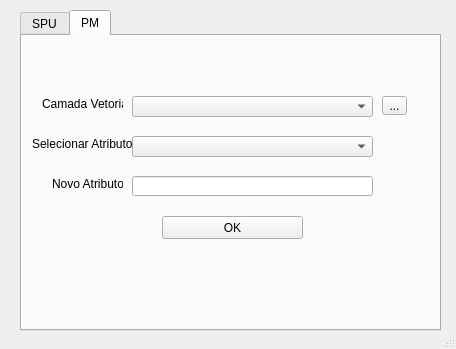
<?xml version="1.0" encoding="UTF-8"?>
<ui version="4.0">
 <class>CodificadorSPUDialogBase</class>
 <widget class="QDialog" name="CodificadorSPUDialogBase">
  <property name="geometry">
   <rect>
    <x>0</x>
    <y>0</y>
    <width>456</width>
    <height>349</height>
   </rect>
  </property>
  <property name="sizePolicy">
   <sizepolicy hsizetype="Preferred" vsizetype="MinimumExpanding">
    <horstretch>0</horstretch>
    <verstretch>0</verstretch>
   </sizepolicy>
  </property>
  <property name="windowTitle">
   <string>CodificadorSPU</string>
  </property>
  <property name="sizeGripEnabled">
   <bool>true</bool>
  </property>
  <property name="modal">
   <bool>true</bool>
  </property>
  <widget class="QTabWidget" name="tabWidget">
   <property name="geometry">
    <rect>
     <x>20</x>
     <y>10</y>
     <width>421</width>
     <height>321</height>
    </rect>
   </property>
   <property name="currentIndex">
    <number>1</number>
   </property>
   <widget class="QWidget" name="tab">
    <attribute name="title">
     <string>SPU</string>
    </attribute>
    <widget class="QLabel" name="label_4">
     <property name="geometry">
      <rect>
       <x>10</x>
       <y>120</y>
       <width>101</width>
       <height>16</height>
      </rect>
     </property>
     <property name="text">
      <string>Selecionar Municipio:</string>
     </property>
    </widget>
    <widget class="QToolButton" name="toolButton">
     <property name="geometry">
      <rect>
       <x>360</x>
       <y>40</y>
       <width>25</width>
       <height>19</height>
      </rect>
     </property>
     <property name="text">
      <string>...</string>
     </property>
    </widget>
    <widget class="QLabel" name="label">
     <property name="geometry">
      <rect>
       <x>20</x>
       <y>40</y>
       <width>81</width>
       <height>16</height>
      </rect>
     </property>
     <property name="text">
      <string>Camada Vetorial:</string>
     </property>
    </widget>
    <widget class="QgsFieldComboBox" name="mFieldComboBox">
     <property name="geometry">
      <rect>
       <x>110</x>
       <y>80</y>
       <width>241</width>
       <height>21</height>
      </rect>
     </property>
    </widget>
    <widget class="QLabel" name="label_3">
     <property name="geometry">
      <rect>
       <x>30</x>
       <y>160</y>
       <width>71</width>
       <height>16</height>
      </rect>
     </property>
     <property name="text">
      <string>Novo Atributo:</string>
     </property>
    </widget>
    <widget class="QgsMapLayerComboBox" name="mMapLayerComboBox">
     <property name="geometry">
      <rect>
       <x>110</x>
       <y>40</y>
       <width>241</width>
       <height>21</height>
      </rect>
     </property>
    </widget>
    <widget class="QLineEdit" name="lineEdit">
     <property name="geometry">
      <rect>
       <x>110</x>
       <y>160</y>
       <width>241</width>
       <height>20</height>
      </rect>
     </property>
    </widget>
    <widget class="QLabel" name="label_2">
     <property name="geometry">
      <rect>
       <x>10</x>
       <y>80</y>
       <width>101</width>
       <height>16</height>
      </rect>
     </property>
     <property name="text">
      <string>Selecionar Atributo:</string>
     </property>
    </widget>
    <widget class="QCheckBox" name="checkBoxVV">
     <property name="geometry">
      <rect>
       <x>112</x>
       <y>120</y>
       <width>102</width>
       <height>17</height>
      </rect>
     </property>
     <property name="text">
      <string>Vila Velha</string>
     </property>
    </widget>
    <widget class="QCheckBox" name="checkBoxVix">
     <property name="geometry">
      <rect>
       <x>220</x>
       <y>120</y>
       <width>101</width>
       <height>17</height>
      </rect>
     </property>
     <property name="text">
      <string>Vitória</string>
     </property>
    </widget>
    <widget class="QPushButton" name="pushButton">
     <property name="geometry">
      <rect>
       <x>140</x>
       <y>200</y>
       <width>141</width>
       <height>23</height>
      </rect>
     </property>
     <property name="text">
      <string>OK</string>
     </property>
    </widget>
   </widget>
   <widget class="QWidget" name="tab_2">
    <attribute name="title">
     <string>PM</string>
    </attribute>
    <widget class="QToolButton" name="toolButton_2">
     <property name="geometry">
      <rect>
       <x>360</x>
       <y>60</y>
       <width>25</width>
       <height>19</height>
      </rect>
     </property>
     <property name="text">
      <string>...</string>
     </property>
    </widget>
    <widget class="QLabel" name="label_5">
     <property name="geometry">
      <rect>
       <x>20</x>
       <y>60</y>
       <width>81</width>
       <height>16</height>
      </rect>
     </property>
     <property name="text">
      <string>Camada Vetorial:</string>
     </property>
    </widget>
    <widget class="QgsMapLayerComboBox" name="mMapLayerComboBox_2">
     <property name="geometry">
      <rect>
       <x>110</x>
       <y>60</y>
       <width>241</width>
       <height>21</height>
      </rect>
     </property>
    </widget>
    <widget class="QLabel" name="label_6">
     <property name="geometry">
      <rect>
       <x>10</x>
       <y>100</y>
       <width>101</width>
       <height>16</height>
      </rect>
     </property>
     <property name="text">
      <string>Selecionar Atributo:</string>
     </property>
    </widget>
    <widget class="QgsFieldComboBox" name="mFieldComboBox_2">
     <property name="geometry">
      <rect>
       <x>110</x>
       <y>100</y>
       <width>241</width>
       <height>21</height>
      </rect>
     </property>
    </widget>
    <widget class="QLabel" name="label_7">
     <property name="geometry">
      <rect>
       <x>30</x>
       <y>140</y>
       <width>71</width>
       <height>16</height>
      </rect>
     </property>
     <property name="text">
      <string>Novo Atributo:</string>
     </property>
    </widget>
    <widget class="QLineEdit" name="lineEdit_2">
     <property name="geometry">
      <rect>
       <x>110</x>
       <y>140</y>
       <width>241</width>
       <height>20</height>
      </rect>
     </property>
    </widget>
    <widget class="QPushButton" name="pushButton_2">
     <property name="geometry">
      <rect>
       <x>140</x>
       <y>180</y>
       <width>141</width>
       <height>23</height>
      </rect>
     </property>
     <property name="text">
      <string>OK</string>
     </property>
    </widget>
   </widget>
  </widget>
 </widget>
 <customwidgets>
  <customwidget>
   <class>QgsFieldComboBox</class>
   <extends>QComboBox</extends>
   <header>qgsfieldcombobox.h</header>
  </customwidget>
  <customwidget>
   <class>QgsMapLayerComboBox</class>
   <extends>QComboBox</extends>
   <header>qgsmaplayercombobox.h</header>
  </customwidget>
 </customwidgets>
 <resources/>
 <connections/>
</ui>
